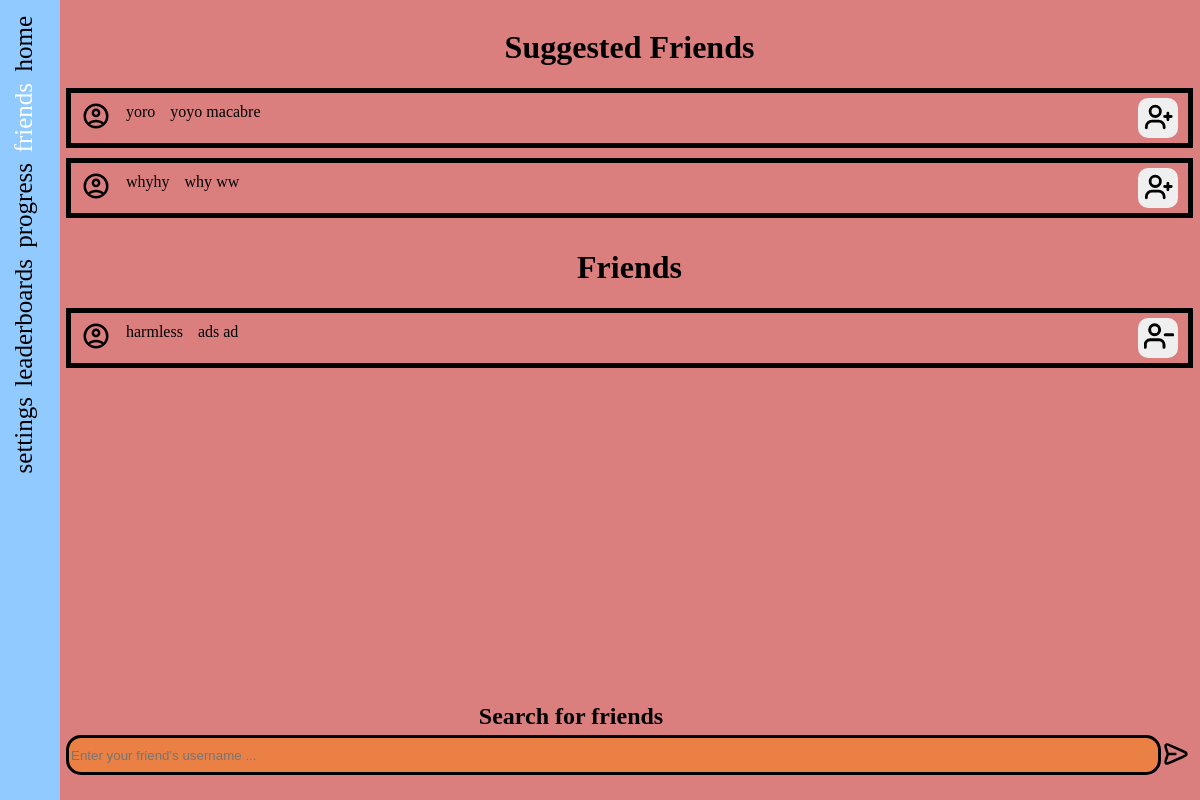
/friends (signed in), run on the app's committed database.
### tables this page shows
CREATE TABLE USERS (ID INTEGER PRIMARY KEY AUTOINCREMENT NOT NULL, firstname TEXT, lastname TEXT, username TEXT, email TEXT, age INT, profile_pic IMAGE, date_joined DATE, password HASH);

### app/main.py (the view)
@main.route("/friends")
@login_required
def friends():
    a = render_template("mainpages/friends.html",
                        suggested = db.main.Friends().get_friends_of_friends(current_user.id),
                        friends= db.main.Friends().get_friends(current_user.id))
    return a

### app/__init__.py (called while the page is built)
@login_manager.user_loader
def load_user(user_id):
    return get_user_by_id(user_id)

### app/auth.py (called while the page is built)
def get_user_by_id(user_id):
    conn = sqlite3.connect('main.db')
    cursor = conn.cursor()
    cursor.execute("SELECT * FROM users WHERE id = ?", (user_id,))
    user = cursor.fetchone()
    conn.close()
    if user:
        return User(user[0], user[1], user[2], user[3], user[4], user[5], user[6], user[7], user[8])
    return None

### db/main.py (called while the page is built)
def create_dict(cursor, row):
    d = {}
    for idx,col in enumerate(cursor.description):
        d[col[0]] = row[idx]
    return d

    def get_friends_of_friends(self, userID):
        frds = self.conn.execute('''SELECT Users.ID, username, firstname, lastname FROM Friends
                    INNER JOIN Users ON Users.ID = Friends.userID2
                    WHERE Friends.userID1 = ?;''', [userID]) # generates a list of friends
        total = []
        temp = []
        f = frds.fetchall()
        for i in f:
            temp = self.conn.execute('''SELECT Users.ID, username, firstname, lastname FROM Friends
                    INNER JOIN Users ON Users.ID = Friends.userID2
                    WHERE Friends.userID1 = ?;''', [i['ID']]).fetchall()
            total.extend([x for x in temp if not x in total and x['ID'] != userID and x not in f])
        return total

    def get_friends(self, userID):
        frds = self.conn.execute('''SELECT Users.ID, username, firstname, lastname FROM Friends
                    INNER JOIN Users ON Users.ID = Friends.userID2
                    WHERE Friends.userID1 = ?;''', [userID])
        f = frds.fetchall()
        return f

### app/templates/mainpages/friends.html (shortened to what this page needs)
{% extends "base.html" %}
{% block head %}
    <link rel="stylesheet" href="../static/friends.css">
{% endblock head %}
{% block side %}
    <div class="sidebar">
        <a class="aaa home" href="home">home</a>
        <a class="aaa friends active" href="friends">friends</a>
        <a class="aaa progress" href="progress">progress</a>
        <a class="aaa leaderboards" href="leaderboards">leaderboards</a>
        <a class="aaa settings" href="settings">settings</a>
    </div>
{% endblock side %}
{% block body %}
    {% from "macros.html" import suggest_friends with context%}
    {% from "macros.html" import friend with context%}
    <div class="header"><h2>Search for friends</h2></div>
    <div class="search">
        <form method="post">
            <div class="searchbar">
                <input type="textbox" name="username" placeholder="Enter your friend's username ...">
                <button type="submit"><img src="../static/images/send.svg" alt="send"></button>
            </div>
        </form>
    </div>
    {% if suggested %}
        <div class="header"><h1>Suggested Friends</h1></div>
        {% for i in suggested %}
            {{suggest_friends("../static/images/icon.svg", i['username'], i['firstname'], i['lastname'], i['ID'])}}
        {% endfor %}
    {% endif %}
    {% if friends %}
        <div class="header"><h1>Friends</h1></div>
        {% for i in friends %}
            {{friend("../static/images/icon.svg", i['username'], i['firstname'], i['lastname'], i['ID'])}}
        {% endfor %}
    {% else %}
        <div class="header"><h1>Would you like to search for a friend?</h1></div>
    {% endif %}
{% endblock body %}

### app/templates/macros.html (shortened to what this page needs)
{% macro suggest_friends(icon, username, firstname, lastname, frdID) %}
        <div class="suggested-friend">
            <div class="row-one">
                <div class="icon"><img src="{{icon}}" alt="img"></div>
                <div class="username">{{username}}</div>
                <div class="name"> {{firstname}} {{lastname}}</div>
                <button class="button-add-friend" onclick="add_friend({{frdID}})">
                    <img src="../static/images/add-friend.svg" alt="add_user">
                </button>
            </div>
        </div>
{%endmacro%}
{% macro friend(icon, username, firstname, lastname, frdID) %}
        <div class="suggested-friend">
            <div class="row-one">
                <div class="icon click{{frdID}}"><img src="{{icon}}" alt="img"></div>
                <div class="username click{{frdID}}">{{username}}</div>
                <div class="name click{{frdID}}"> {{firstname}} {{lastname}}</div>
                <button class="button-remove-friend" onclick="remove_friend({{frdID}})">
                    <img src="../static/images/remove-friend.svg" alt="remove_frd">
                </button>
            </div>
        </div>
{%endmacro%}

### app/static/sidebar.css (style rules this page uses)
body { background-color: #DA7E7E; }
div { float: left; }
.sidebar { height: 100%; width: 60px; position: fixed; z-index: 1; top: 0; left: 0; background-color: #90CAFF; overflow-x: hidden; padding-top: 10px; }
.aaa { writing-mode: vertical-rl; rotate: 180deg; padding: 5px 10px 6px 16px; text-decoration: none; color: black; font-size: 25px; display: block ; }
.active { color: white; }

### app/static/friends.css (style rules this page uses)
.suggested-friend { margin-left: 5px; width: calc(100% - 20px); }
.row-one { width: 100%; border: 5px solid black; margin-bottom: 10px; display: flex; flex-direction: row; flex-wrap: wrap; }
.header { width: 100%; text-align: center; }
.search { position: fixed; bottom: 15px; width: 100%; }
.searchbar { margin-left: 5px; margin-right: 5px; width: calc(100% - 75px); float: left; display: flex; flex-direction: row; }
input { box-sizing: border-box; height: 40px; border: 3.4px solid black; border-radius: 15px; background-color: #EA8044; margin-bottom: 10px; flex: 1; outline: none; }
.icon { align-content: center; margin-left: 10px; }
.username, .name { margin-top: 10px; margin-left: 15px; }
.name { flex: 1; }
.button-add-friend, .button-remove-friend { width: 40px; height: 40px; margin-left: 20px; margin-right: 10px; margin-top: 5px; margin-bottom: 5px; border: none; border-radius: 10px; }
img { object-fit: contain; width: 30px; margin: 0 auto; }
.searchbar button { all: unset; margin-bottom: 8px; }
.header h2 { position: fixed; bottom: 50px; width: 85%; text-align: center; }

### data on the page
USERS: username "yoro", firstname "yoyo", lastname "macabre"
USERS: username "whyhy", firstname "why", lastname "ww"
USERS: username "harmless", firstname "ads", lastname "ad"
